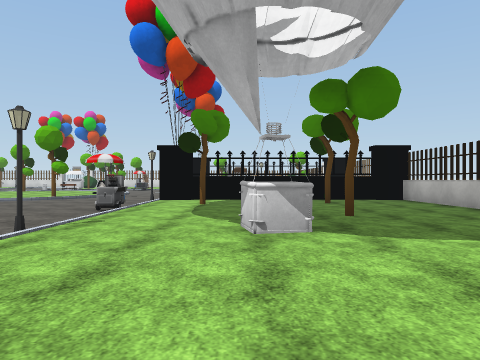
view 1 (above)

19 first-person views from a walk through a 3-D level made in the Unity game engine. The camera is 1.3 m above the floor, looks level and sees 70° across. The floor is counted in squares, 2.72 m on a side. Each view is taken from the middle of a square. On the plan, view 1 faces up. The plan holds only what a view shows up to about 9 squares ahead; the rest is blank. The player is left out. Some animated figures are not drawn. Some surface patterns are stand-ins.

view 2
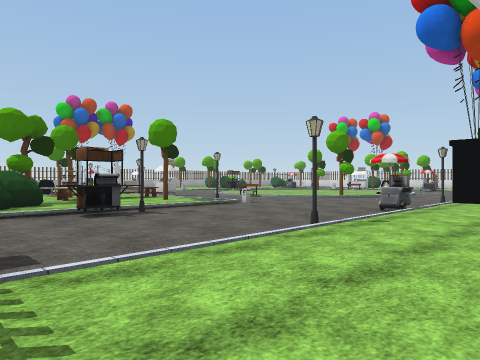

view 3
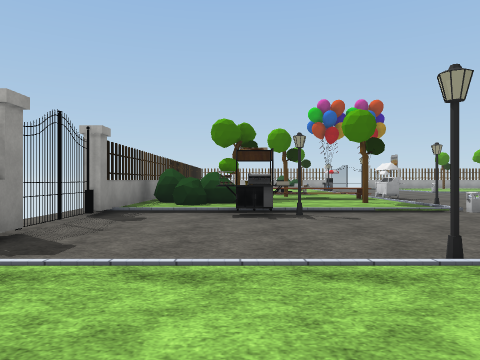

view 4
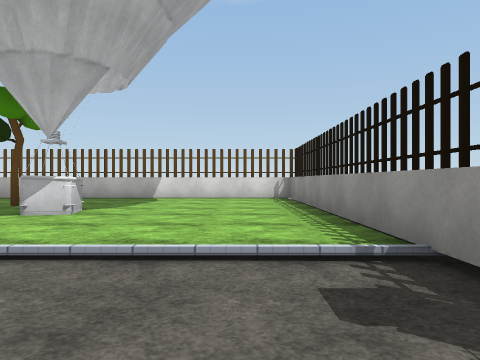

view 5
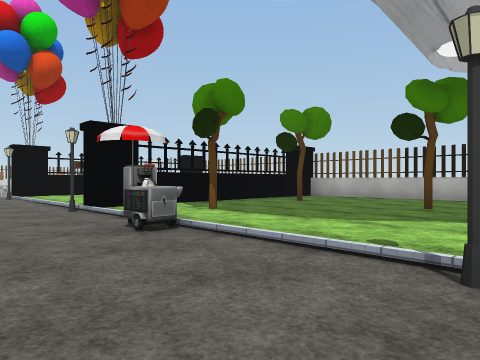

view 6
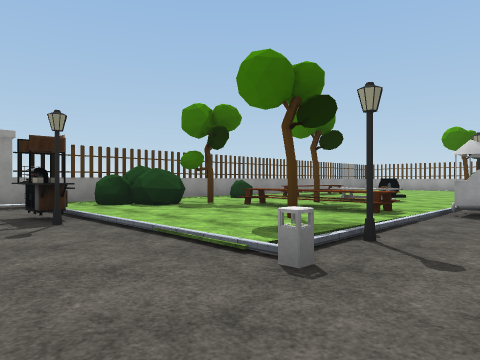

view 7
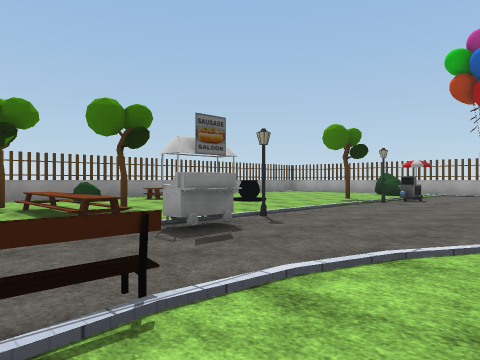

view 8
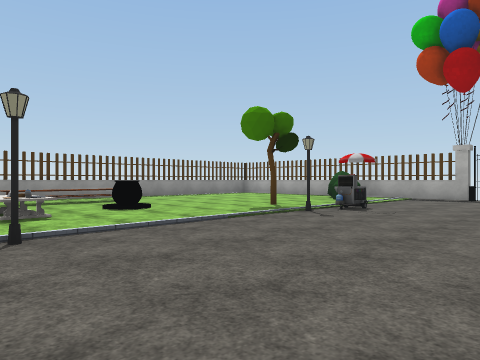

view 9
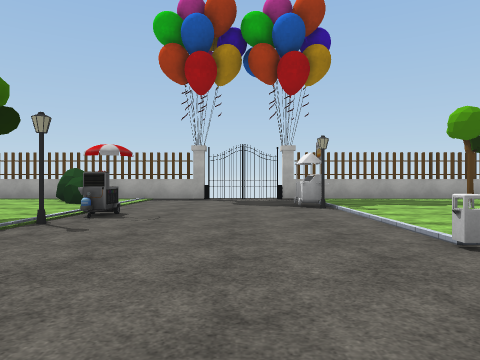

view 10
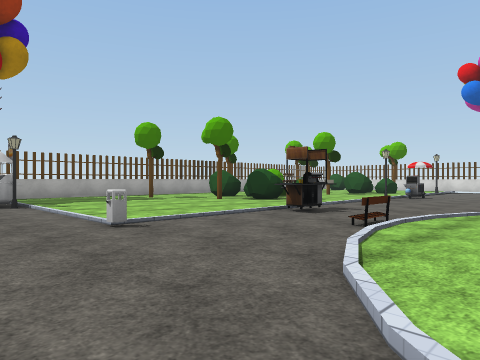

view 11
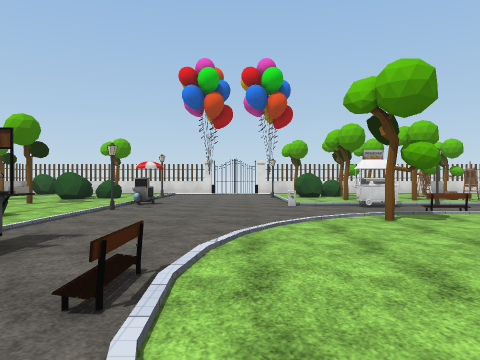

view 12
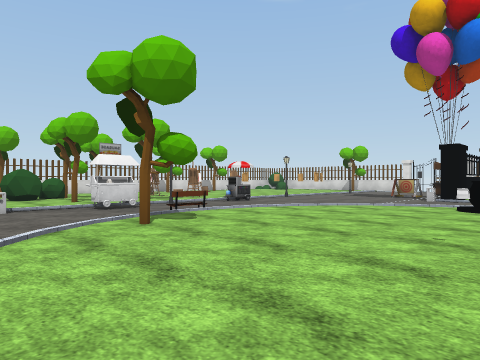

view 13
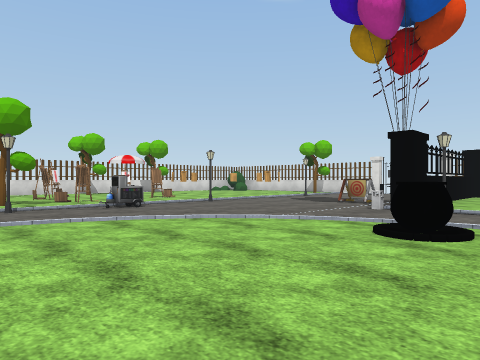

view 14
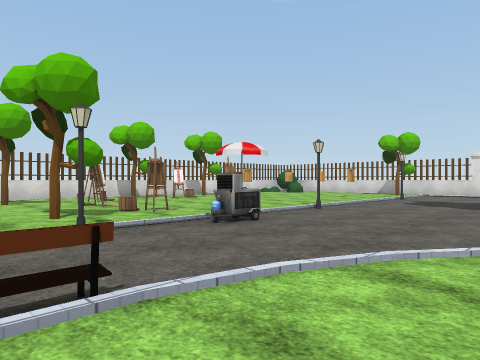

view 15
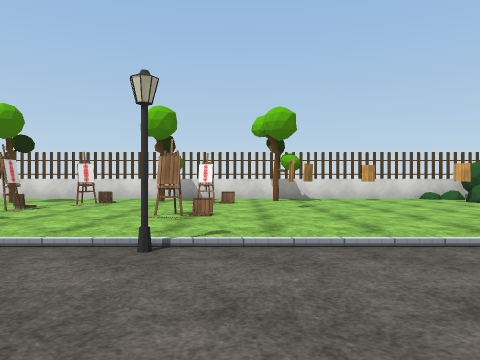

view 16
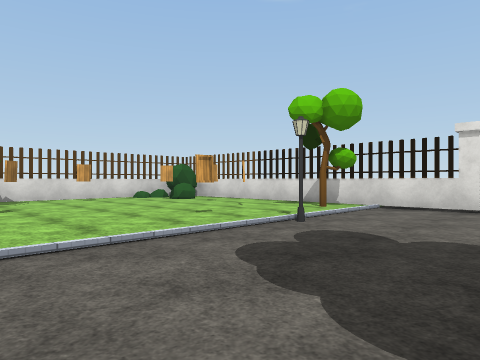

view 17
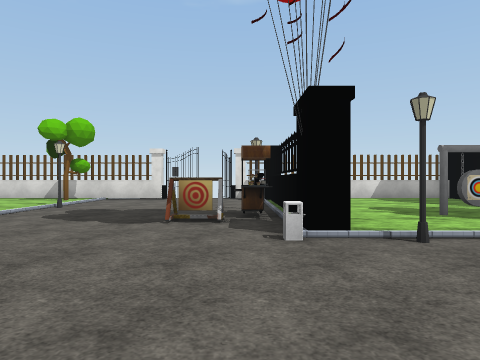

view 18
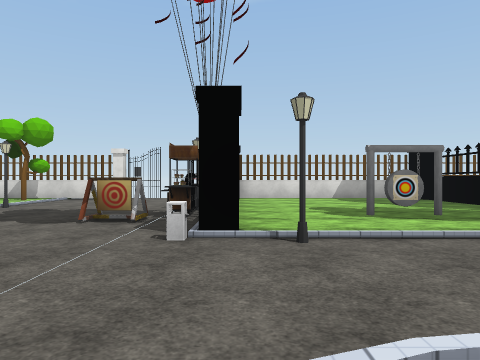

view 19
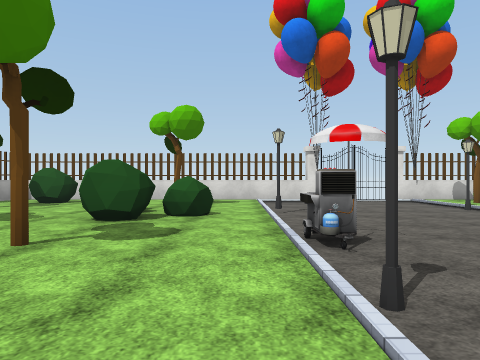

### Floor plan
Key: @ floor where view 1 was taken; # wall or solid block; x gap in a wall; . main floor; - floor 0.25 m lower than the main floor; / step, stairs or slope; = window, fence, low wall or low ledge; ^ raised ledge; O other object.
Columns run from 20 left of view 1 to 4 right of it. Each row starts with its distance up from view 1.
 24   ####### ##############
 23  ## ...-O--. ..........#
 22   #..#.---// #...O=#...##
 21   .....---/##..O.......##
 20   ..##.#--/#...O........#
 19    .#..---/....O.O...#..#
 18     ...O../...#.........#
 17     ......=.O..O.#...#..#
 16      ..#................O
 15      #...../=//....O.....
 14  # .##.....#.../....O#..O
 13  ##....O./....../.#######
 12  #.....O=...O..O/./.....#
 11 ##.............. ./.#...#
 10 ##......./.      ./.O...#
  9 x..O....../... ..-/.....#
  8  ..........//=/..-#######
  7 x..............----.....#
  6 #...O#...#.O.#=---O.....#
  5 #.^......O./...---/..#..#
  4 ###....O.O./...---/.....#
  3 #........O//...---#.#...#
  2 #   ........##.O--/.....#
  1        ...=..#.---/.....#
  0       #########---/.@...#
 -1                x ########

Where each view was taken, in squares from view 1:
view 1: 0 up, 0 right, facing up
view 2: 0 up, 0 right, facing up-left
view 3: 2 up, 0 right, facing left
view 4: 1 up, 4 left, facing right
view 5: 3 up, 4 left, facing up-right
view 6: 7 up, 4 left, facing down-left
view 7: 9 up, 7 left, facing down-left
view 8: 9 up, 10 left, facing down-left
view 9: 8 up, 11 left, facing left
view 10: 8 up, 10 left, facing up-left
view 11: 10 up, 11 left, facing up
view 12: 11 up, 11 left, facing up-right
view 13: 11 up, 8 left, facing up-right
view 14: 14 up, 8 left, facing up-right
view 15: 15 up, 2 left, facing up
view 16: 15 up, 2 left, facing up-right
view 17: 14 up, 5 left, facing right
view 18: 13 up, 5 left, facing right
view 19: 15 up, 14 left, facing up
